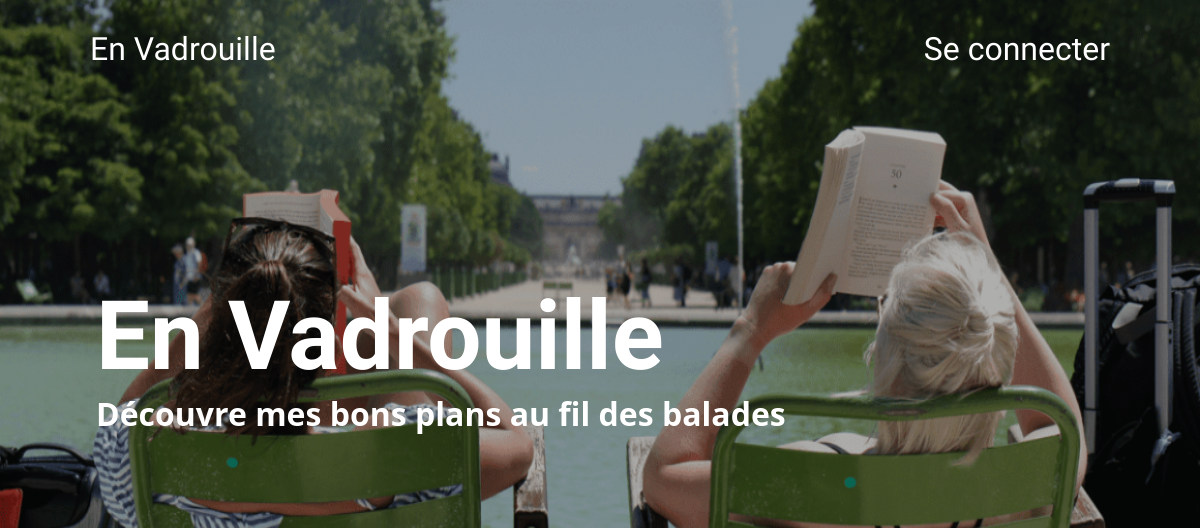
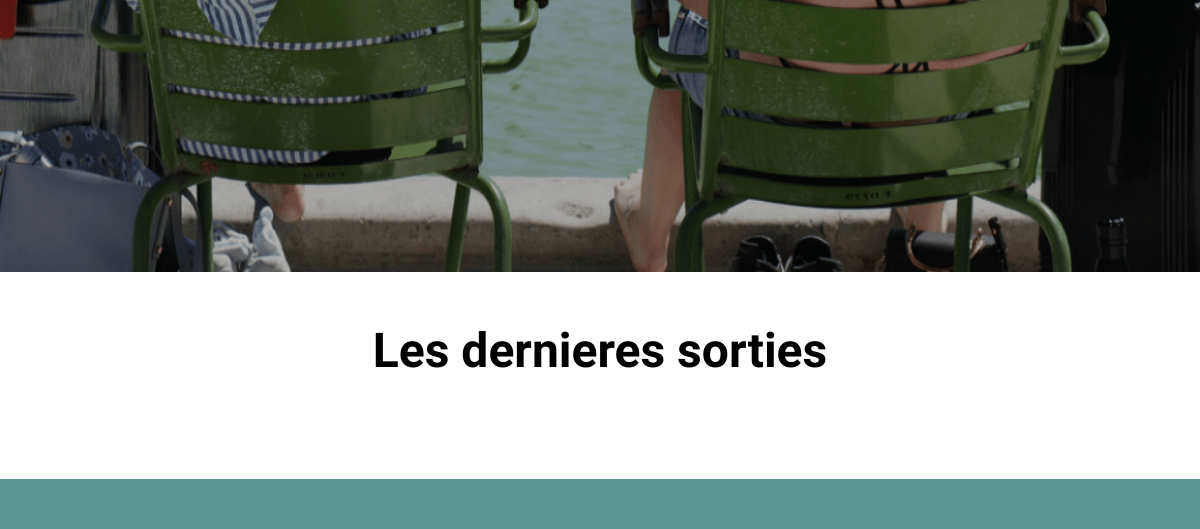
Before: / with the older database file (2 pictures, top to bottom).
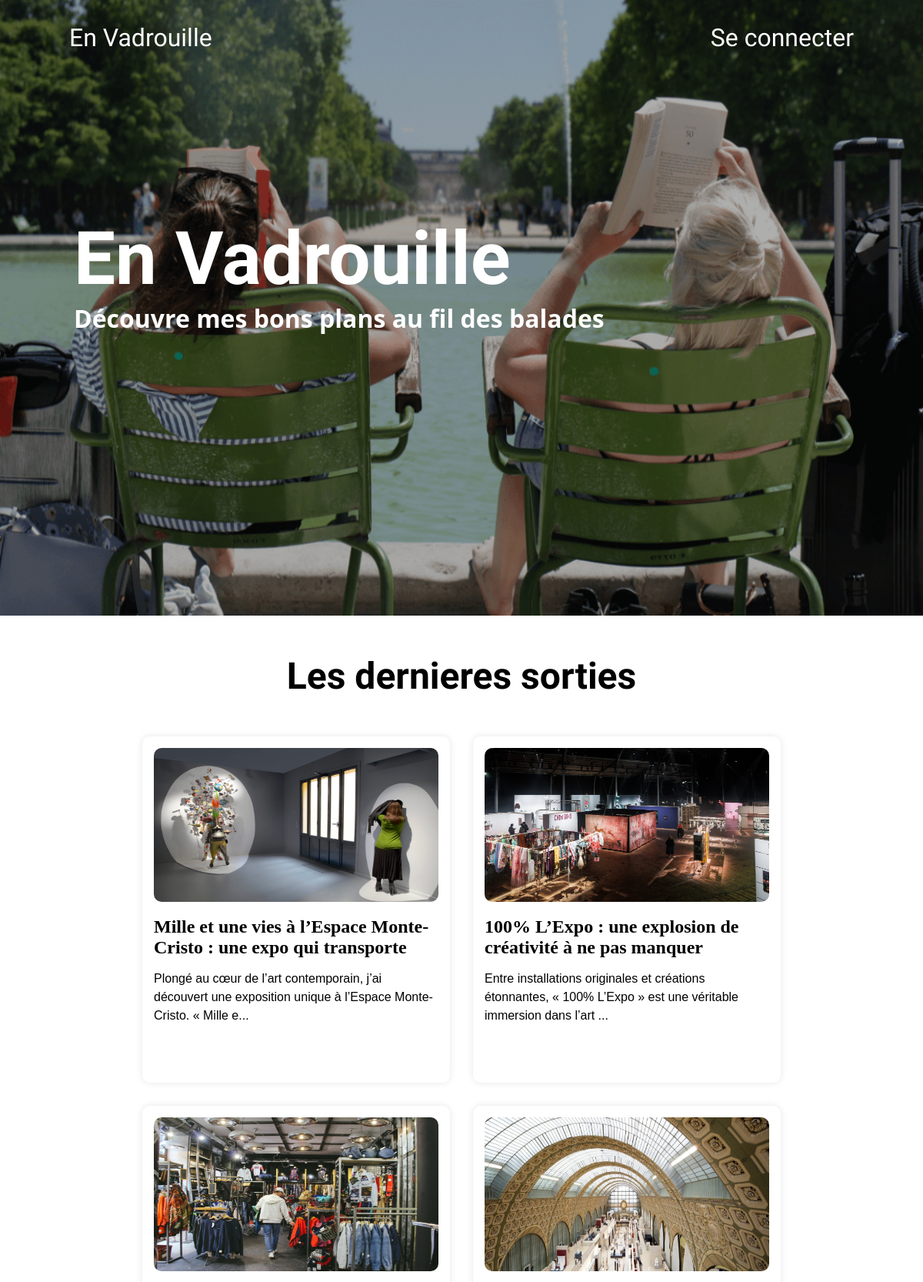
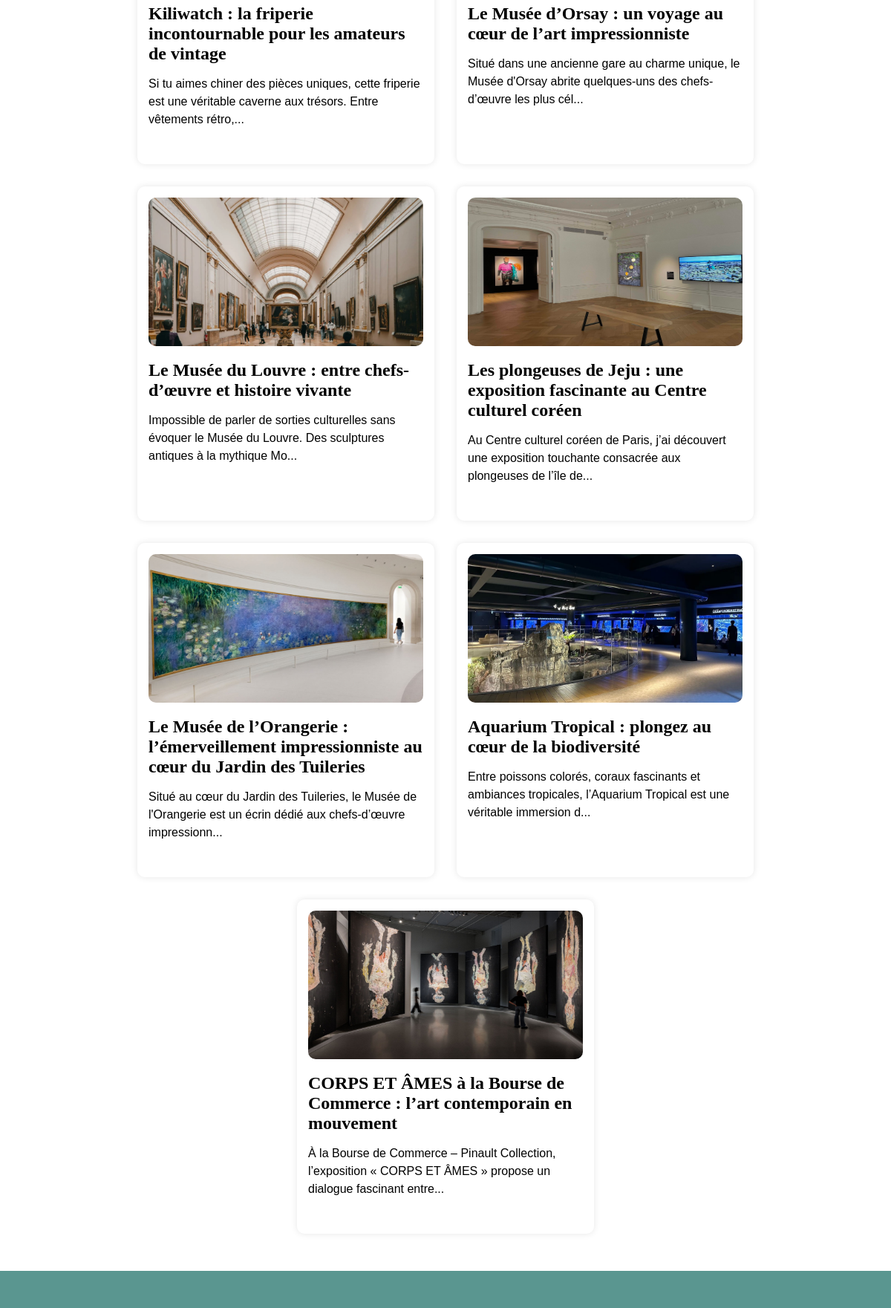
After: the same page with the newer database file (2 pictures, top to bottom).
### tables this page shows
CREATE TABLE IF NOT EXISTS `billets` (
  `id_billet` int NOT NULL AUTO_INCREMENT,
  `fk_proprietaire` int NOT NULL,
  `titre` varchar(255) NOT NULL,
  `description` varchar(255) NOT NULL,
  `date` date NOT NULL,
  `image` varchar(255) NOT NULL,
  PRIMARY KEY (`id_billet`),
  KEY `fk_proprietaire` (`fk_proprietaire`)
);

### index.php (the view, shortened to what this page needs)
<?php
    include_once('cnx.inc.php');
?>
<!DOCTYPE html>
<html lang="fr">
<head>
    <link rel="stylesheet" href="styles/style.css">
    <link rel="stylesheet" href="styles/global.css">
    <link href='https://cdn.boxicons.com/fonts/basic/boxicons.min.css' rel='stylesheet'>
</head>
<body>
    <header>
        <a href="#">En Vadrouille</a>
        <?php
            if(isset($_SESSION['username'])) {
                echo "
                    <nav class='nav-connected-admin'>
                        <a href='profil.php'><i class='bx bx-user-circle'></i></a>
                    </nav>
                ";
            } else {
                echo '
                    <nav>
                        <a href="connexion.php">Se connecter</a>
                    </nav>
                ';
            }
        ?>
    </header>
    <main>
        <section class="hero-section">
            <img src="images/bg-en-vadrouille.png" alt="">
            <div class="elements-hero">
                <h1>En Vadrouille</h1>
                <h2>Découvre mes bons plans au fil des balades</h2>
            </div>
        </section>
        <h1 class="title-section">Les dernieres sorties</h1>
        <section class="list-billets">
            <?php
                $query = "SELECT * FROM billets ";
                $stmt = $cnx->query($query);
                $billets = $stmt->fetchAll(PDO::FETCH_ASSOC);
                foreach($billets as $billet) {
                    echo "
                        <a href='billet.php?id=" . htmlspecialchars($billet['id_billet']) . "'>
                            <article>
                                <img src='" . htmlspecialchars($billet['image']) . "' alt=''>
                                <h2>" . htmlspecialchars($billet['titre']) . "</h2>
                                <p>
                                    " . htmlspecialchars(substr($billet['description'], 0, 120)) . "...
                                </p>
                            </article>
                        </a>
                    ";
                }
            ?>
        </section>
    </main>
    <footer>
    </footer>
</body>
</html>

### styles/style.css (style rules this page uses)
section.hero-section { height: 100vh; position: relative; }
section.hero-section img { width: 100%; height: 100vh; position: absolute; top: 0; left: 0; z-index: -1; filter: blur(0.1rem); filter: brightness(70%); }
section.hero-section div.elements-hero { position: absolute; top: 10%; left: 8%; z-index: 2; }
section.hero-section h1 { padding-top: 25vh; font-family: "BBH Sans Bogle", sans-serif; color: white; font-size: 6rem; }
section.hero-section h2 { font-family: 'Segoe UI', Tahoma, Geneva, Verdana, sans-serif; color: white; font-size: 2rem; }
h1.title-section { font-family: "BBH Sans Bogle", sans-serif; font-size: 3rem; text-align: center; margin: 50px 0; }
section.list-billets { display: flex; justify-content: center; gap: 30px; flex-wrap: wrap; margin-bottom: 50px; }
section.list-billets a { text-decoration: none; color: black; }
section.list-billets article { width: 400px; height: 450px; box-shadow: 0 0 10px rgba(0, 0, 0, 0.1); padding: 15px; border-radius: 10px; }
section.list-billets article img { width: 100%; border-radius: 10px; height: 200px; }
section.list-billets article h2 { font-family: Georgia, 'Times New Roman', Times, serif; font-size: 1.5rem; margin: 15px 0; }
section.list-billets article p { font-family: 'Arial Narrow', Arial, sans-serif; font-size: 1rem; line-height: 1.5; }

### styles/global.css (style rules this page uses)
:root { --ff-logo: "BBH Sans Bogle", sans-serif; --ff-second-title: 'Segoe UI', Tahoma, Geneva, Verdana, sans-serif; --ff-text: 'Arial Narrow', Arial, sans-serif; --color-dark: #5A9690; --color-light: #E9B63B; }
*, *::before, *::after { margin: 0; padding: 0; box-sizing: border-box; }
header { display: flex; justify-content: center; align-items: center; margin: auto; padding: 30px 90px; position: fixed; top: 0; width: 100%; z-index: 999; }
header a { font-size: 2rem; color: white; text-decoration: none; font-family: var(--ff-logo); }
header { display: flex; justify-content: space-between; align-items: center; width: 100%; }
header { background-color: #5A9690; }
footer { background-color: #5A9690; color: white; text-align: center; padding: 25px 0; position: relative; bottom: 0; width: 100%; margin-top: 50px; z-index: 999; }

Changed rows visible on the page:
added billets: image (picture), titre "Mille et une vies à l’Espace Monte-Cristo : une expo qui transporte", description "Plongé au cœur de l’art contemporain, j’ai découvert une exposition unique à l’Espace Monte-Cristo. « Mille e"
added billets: image (picture), titre "100% L’Expo : une explosion de créativité à ne pas manquer", description "Entre installations originales et créations étonnantes, « 100% L’Expo » est une véritable immersion dans l’art"
added billets: image (picture), titre "Kiliwatch : la friperie incontournable pour les amateurs de vintage", description "Si tu aimes chiner des pièces uniques, cette friperie est une véritable caverne aux trésors. Entre vêtements rétro,"
added billets: image (picture), titre "Le Musée d’Orsay : un voyage au cœur de l’art impressionniste", description "Situé dans une ancienne gare au charme unique, le Musée d'Orsay abrite quelques-uns des chefs-d’œuvre les plus cél"
added billets: image (picture), titre "Le Musée du Louvre : entre chefs-d’œuvre et histoire vivante", description "Impossible de parler de sorties culturelles sans évoquer le Musée du Louvre. Des sculptures antiques à la mythique Mo"
added billets: image (picture), titre "Les plongeuses de Jeju : une exposition fascinante au Centre culturel coréen", description "Au Centre culturel coréen de Paris, j’ai découvert une exposition touchante consacrée aux plongeuses de l’île de"
added billets: image (picture), titre "Le Musée de l’Orangerie : l’émerveillement impressionniste au cœur du Jardin des Tuileries", description "Situé au cœur du Jardin des Tuileries, le Musée de l'Orangerie est un écrin dédié aux chefs-d’œuvre impressionn"
added billets: image (picture), titre "Aquarium Tropical : plongez au cœur de la biodiversité", description "Entre poissons colorés, coraux fascinants et ambiances tropicales, l’Aquarium Tropical est une véritable immersion d"
added billets: image (picture), titre "CORPS ET ÂMES à la Bourse de Commerce : l’art contemporain en mouvement", description "À la Bourse de Commerce – Pinault Collection, l’exposition « CORPS ET ÂMES » propose un dialogue fascinant entre"
